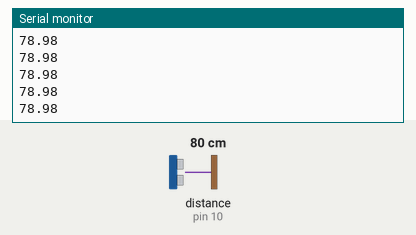
Recording of a sketch running on a simulated Arduino Mega 2560, built with avr-gcc and run on an emulated ATmega2560. On the bench: the last lines printed to the serial monitor. Wiring (inferred from the names in the program): ultrasonic range finder: trigger pin 9; echo pin 10. The inputs (shaded band) are chosen by the test bench; at power-on: distance to the obstacle (sensor on pin 10) 80 cm. The echo pulse lasts 58.3 µs per cm.

Above: at 1.2 s.
1.3 s: distance to the obstacle (sensor on pin 10) set to 2 cm
At 2.4 s:
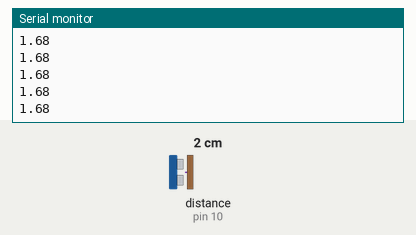
2.8 s: distance to the obstacle (sensor on pin 10) set to 4 cm
At 3.4 s:
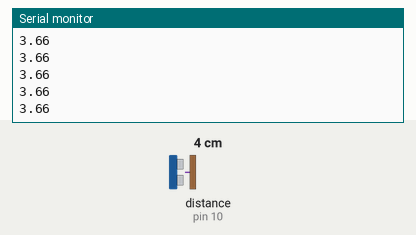
Timing chart, 0 to 5.8 s (numbered marks = the images above; inputs shaded):
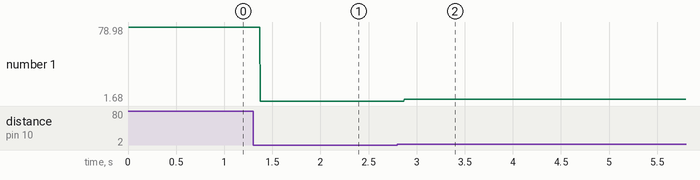

The sketch:

Ultrasonic_sensor.ino
```cpp
int triggerpin=9;
int echopin=10;

void setup() {
  // put your setup code here, to run once:
Serial.begin(9600);
pinMode(triggerpin,OUTPUT);
pinMode(echopin,INPUT);
}

void loop() {
  // put your main code here, to run repeatedly:
float duration,distance;
digitalWrite(triggerpin,LOW);

delayMicroseconds(2);
digitalWrite(triggerpin,HIGH);
delayMicroseconds(10);
digitalWrite(triggerpin,LOW);
duration=pulseIn(echopin,HIGH);
distance=duration*0.034/2;
Serial.println(distance);
}
```

Inverse.c
```cpp
#include<stdio.h>
#include<math.h>
#include<stdlib.h>
void main()
{
    int a[100][100],m,n,i,j,A[5][5],B1,B2,B3,B4,A1,A2,A3,A4,A5,A6,A7,A8,A9,det1,det2;
     printf("Enter the Dimension 1st of matrices");
    scanf("%d %d",&m,&n);
    printf("Enter the elements of matrix");
    for(i=0;i<m;i++)
    {
        for(j=0;j<n;j++)
        {
            scanf("%d",&a[i][j]);
        }
    }
     printf("The matrix is: \n");
            for(i=0;i<m;i++)
            {
                for(j=0;j<n;j++)
                {
                    printf("%d \t",a[i][j]);
                }
                 printf("\n");
            }
    if(m=n==2)
    {
        det1= (a[0][0]*a[1][1])-(a[0][1] * a[1][0]);
        B1=a[0][0]/det1;
	  B2=a[0][1]/det1;
	  B3=a[1][0]/det1;
	  B4=a[1][1]/det1;
	  printf("\nInverse of matrix  = \n\t%d\t%d\n\t%d\t%d",B4,-B2,-B3,B1);
    }
    else if(m=n==3)
            {

                det2=(a[0][0]*(a[1][1]*a[2][2] - a[1][2]*a[2][1])) - (a[0][1]*(a[1][0]*a[2][2] - a[1][2]*a[2][0])) + (a[0][2]*(a[1][0]*a[2][1] - a[1][1]*a[2][0]));
                printf("%d",det2);
                A1=(a[1][1]*a[2][2]-a[2][1]*a[1][2])/det2;

                A2=(a[1][2]*a[2][0]-a[1][0]*a[2][2])/det2;
                A3=(a[1][0]*a[2][1]-a[2][0]*a[2][2])/det2;
                A4=(a[0][2]*a[2][1]-a[0][1]*a[2][2])/det2;
                A5=(a[0][0]*a[2][2]-a[0][2]*a[2][0])/det2;
                A6=(a[0][1]*a[2][0]-a[0][0]*a[2][1])/det2;
                A7=(a[0][1]*a[1][2]-a[0][2]*a[1][1])/det2;
                A8=(a[0][2]*a[1][0]-a[0][0]*a[1][2])/det2;
                A9=(a[0][0]*a[1][1]-a[0][1]*a[1][0])/det2;
	  printf("\nInverse of matrix A =\n\t%d\t%d\t%d\n\t%d\t%d\t%d\n\t%d\t%d\t%d",A1,A4,A7,A2,A5,A8,A3,A6,A9);
            }
            else
            {
                printf("NOT POSSIBLE to calculate determinate");

            }
}
```

recursive.c
```cpp
#include<stdio.h>
#include<math.h>
#include<stdlib.h>
int sum(int n)
{
    int s=0 , rem=0;


        while(n!=0)
        {
            rem=n%10;
            s=s+rem;
            n=n/10;
        }
        if(s>9)
        {
            n=s;
        }
        else{
            printf("%d",s);
            exit(0);
        }
        return(sum(s));


}
void main()
{
    int n=0;
    printf("enter number");
    scanf("%d",&n);
    printf("%d",sum(n));
}
```

without_recursion.c
```cpp
#include<stdio.h>
#include<math.h>
#include<stdlib.h>
void main()
{
   int n,s=0,rem;
   printf("Enter a Number \n");
   scanf("%d",&n);
   for( ; ; )
   {
       while(n>0)
       {
            rem=n%10;
            s=s+rem;
            n=n/10;
        }
        if(s>9)
        {
            n=s;
            s=0;
        }
        else
        {
            break;
       }
   }
   printf("%d",s);
}
```

Measured:
- after the input at 1.3 s, the serial monitor: prints a new line after 0.07 s (image 1)
- after the input at 2.8 s, the serial monitor: prints a new line after 0.07 s (image 2)
- plotted number 1: 78.98 → 1.68 after the input at 1.3 s, 1.68 → 3.6 after the input at 2.8 s
